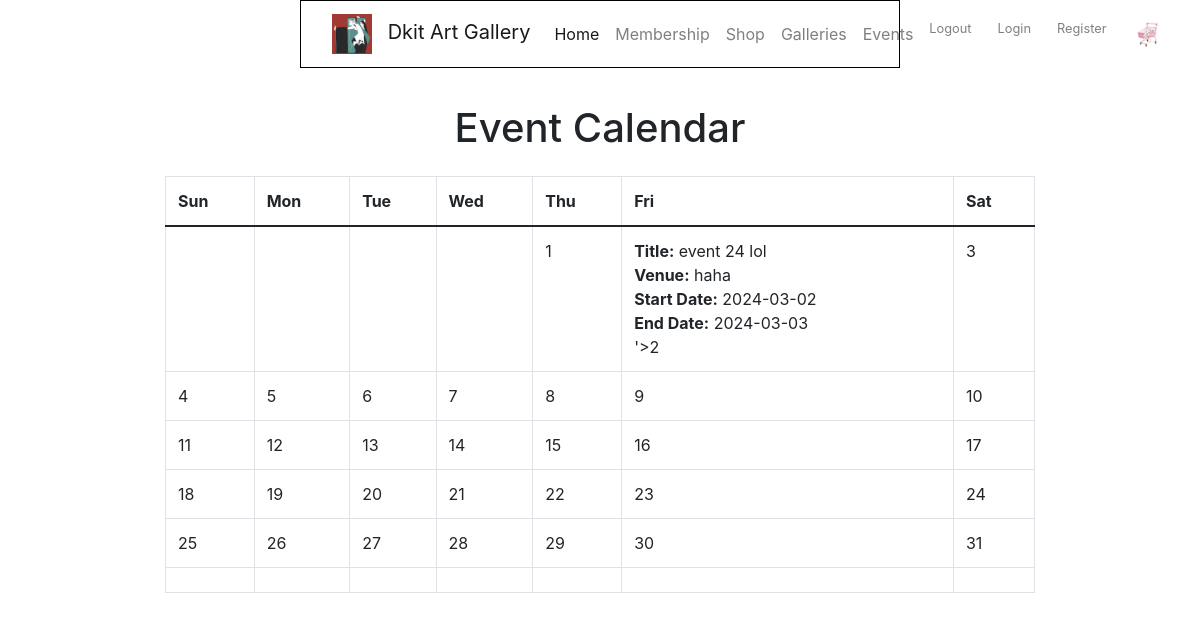
Screenshot of /view/event.php with the database file from the repository.
### tables this page shows
CREATE TABLE `event` (
  `id` int(11) NOT NULL,
  `title` varchar(50) NOT NULL,
  `venue` varchar(500) NOT NULL,
  `start_date` date NOT NULL,
  `end_date` date NOT NULL,
  `month` int(11) NOT NULL
);

### model/getEvents.php (called while the page is built)
<?php
require_once 'databaseConnection.php';
function getEvents() {
    global $db;
    $events = [];
    try {
        $query = "SELECT * FROM event";
        $stmt = $db->prepare($query);
        $stmt->execute();
        $events = $stmt->fetchAll(PDO::FETCH_ASSOC);
    } catch (PDOException $e) {
        echo "Error: " . $e->getMessage();
    }
    return $events;
}
?>

### view/event.php (the view, shortened to what this page needs)
<?php
include "../view/nav.php";
include'../view/header.php';
require_once '../model/getEvents.php';
$month = isset($month) ? $month : date('m');
$year = isset($year) ? $year : date('Y');
$events = getEvents();
?>
</head>
<body>
<div class="container">
    <h1 class="text-center mt-5 mb-4">Event Calendar</h1>
    <div class="row justify-content-center">
        <div class="col-md-10">
            <table id="calendarTable" class="table table-bordered calendar">
                <thead>
                <tr>
                    <th>Sun</th>
                    <th>Mon</th>
                    <th>Tue</th>
                    <th>Wed</th>
                    <th>Thu</th>
                    <th>Fri</th>
                    <th>Sat</th>
                </tr>
                </thead>
                <tbody>
                <?php
                $numDays = date('t', mktime(0, 0, 0, $month, 1, $year));
                $firstDay = date('N', mktime(0, 0, 0, $month, 1, $year));
                echo "<tr>";
                for ($i = 1; $i < $firstDay; $i++) {
                    echo '<td></td>';
                }
                for ($day = 1; $day <= $numDays; $day++) {
                    $event_found = false;
                    $event_info = "";
                    foreach ($events as $event) {
                        $event_date = date('d', strtotime($event['start_date']));
                        if ($event_date == $day) {
                            $event_info .= "<div class='event-details'>";
                            $event_info .= "<strong>Title:</strong> {$event['title']}<br>";
                            $event_info .= "<strong>Venue:</strong> {$event['venue']}<br>";
                            $event_info .= "<strong>Start Date:</strong> {$event['start_date']}<br>";
                            $event_info .= "<strong>End Date:</strong> {$event['end_date']}<br>";
                            $event_info .= "</div>";
                            $event_found = true;
                            break;
                        }
                    }
                    if (!$event_found) {
                        $event_info = "";
                    }
                    echo "<td class='calendar-day' data-toggle='tooltip' title='" . $event_info . "'>$day</td>";
                    if (date('N', mktime(0, 0, 0, $month, $day, $year)) == 7) {
                        echo '</tr><tr>';
                    }
                }
                $remainingDays = 7 - (date('N', mktime(0, 0, 0, $month, $numDays, $year)) % 7);
                for ($i = 0; $i < $remainingDays; $i++) {
                    echo '<td></td>';
                }
                ?>
        </div>
    </div>
</div>
</body>
</html>

### css/nav.css (style rules this page uses)
body { padding-top: 56px; }

### css/homeStyles.css (style rules this page uses)
.container { max-width: 800px; margin: 0 auto; }

### view/event.php (style rules this page uses)
.calendar td { cursor: pointer; }

### rows the page displays
event: title "event 24 lol", venue "haha", start_date "2024-03-02", end_date "2024-03-03"
